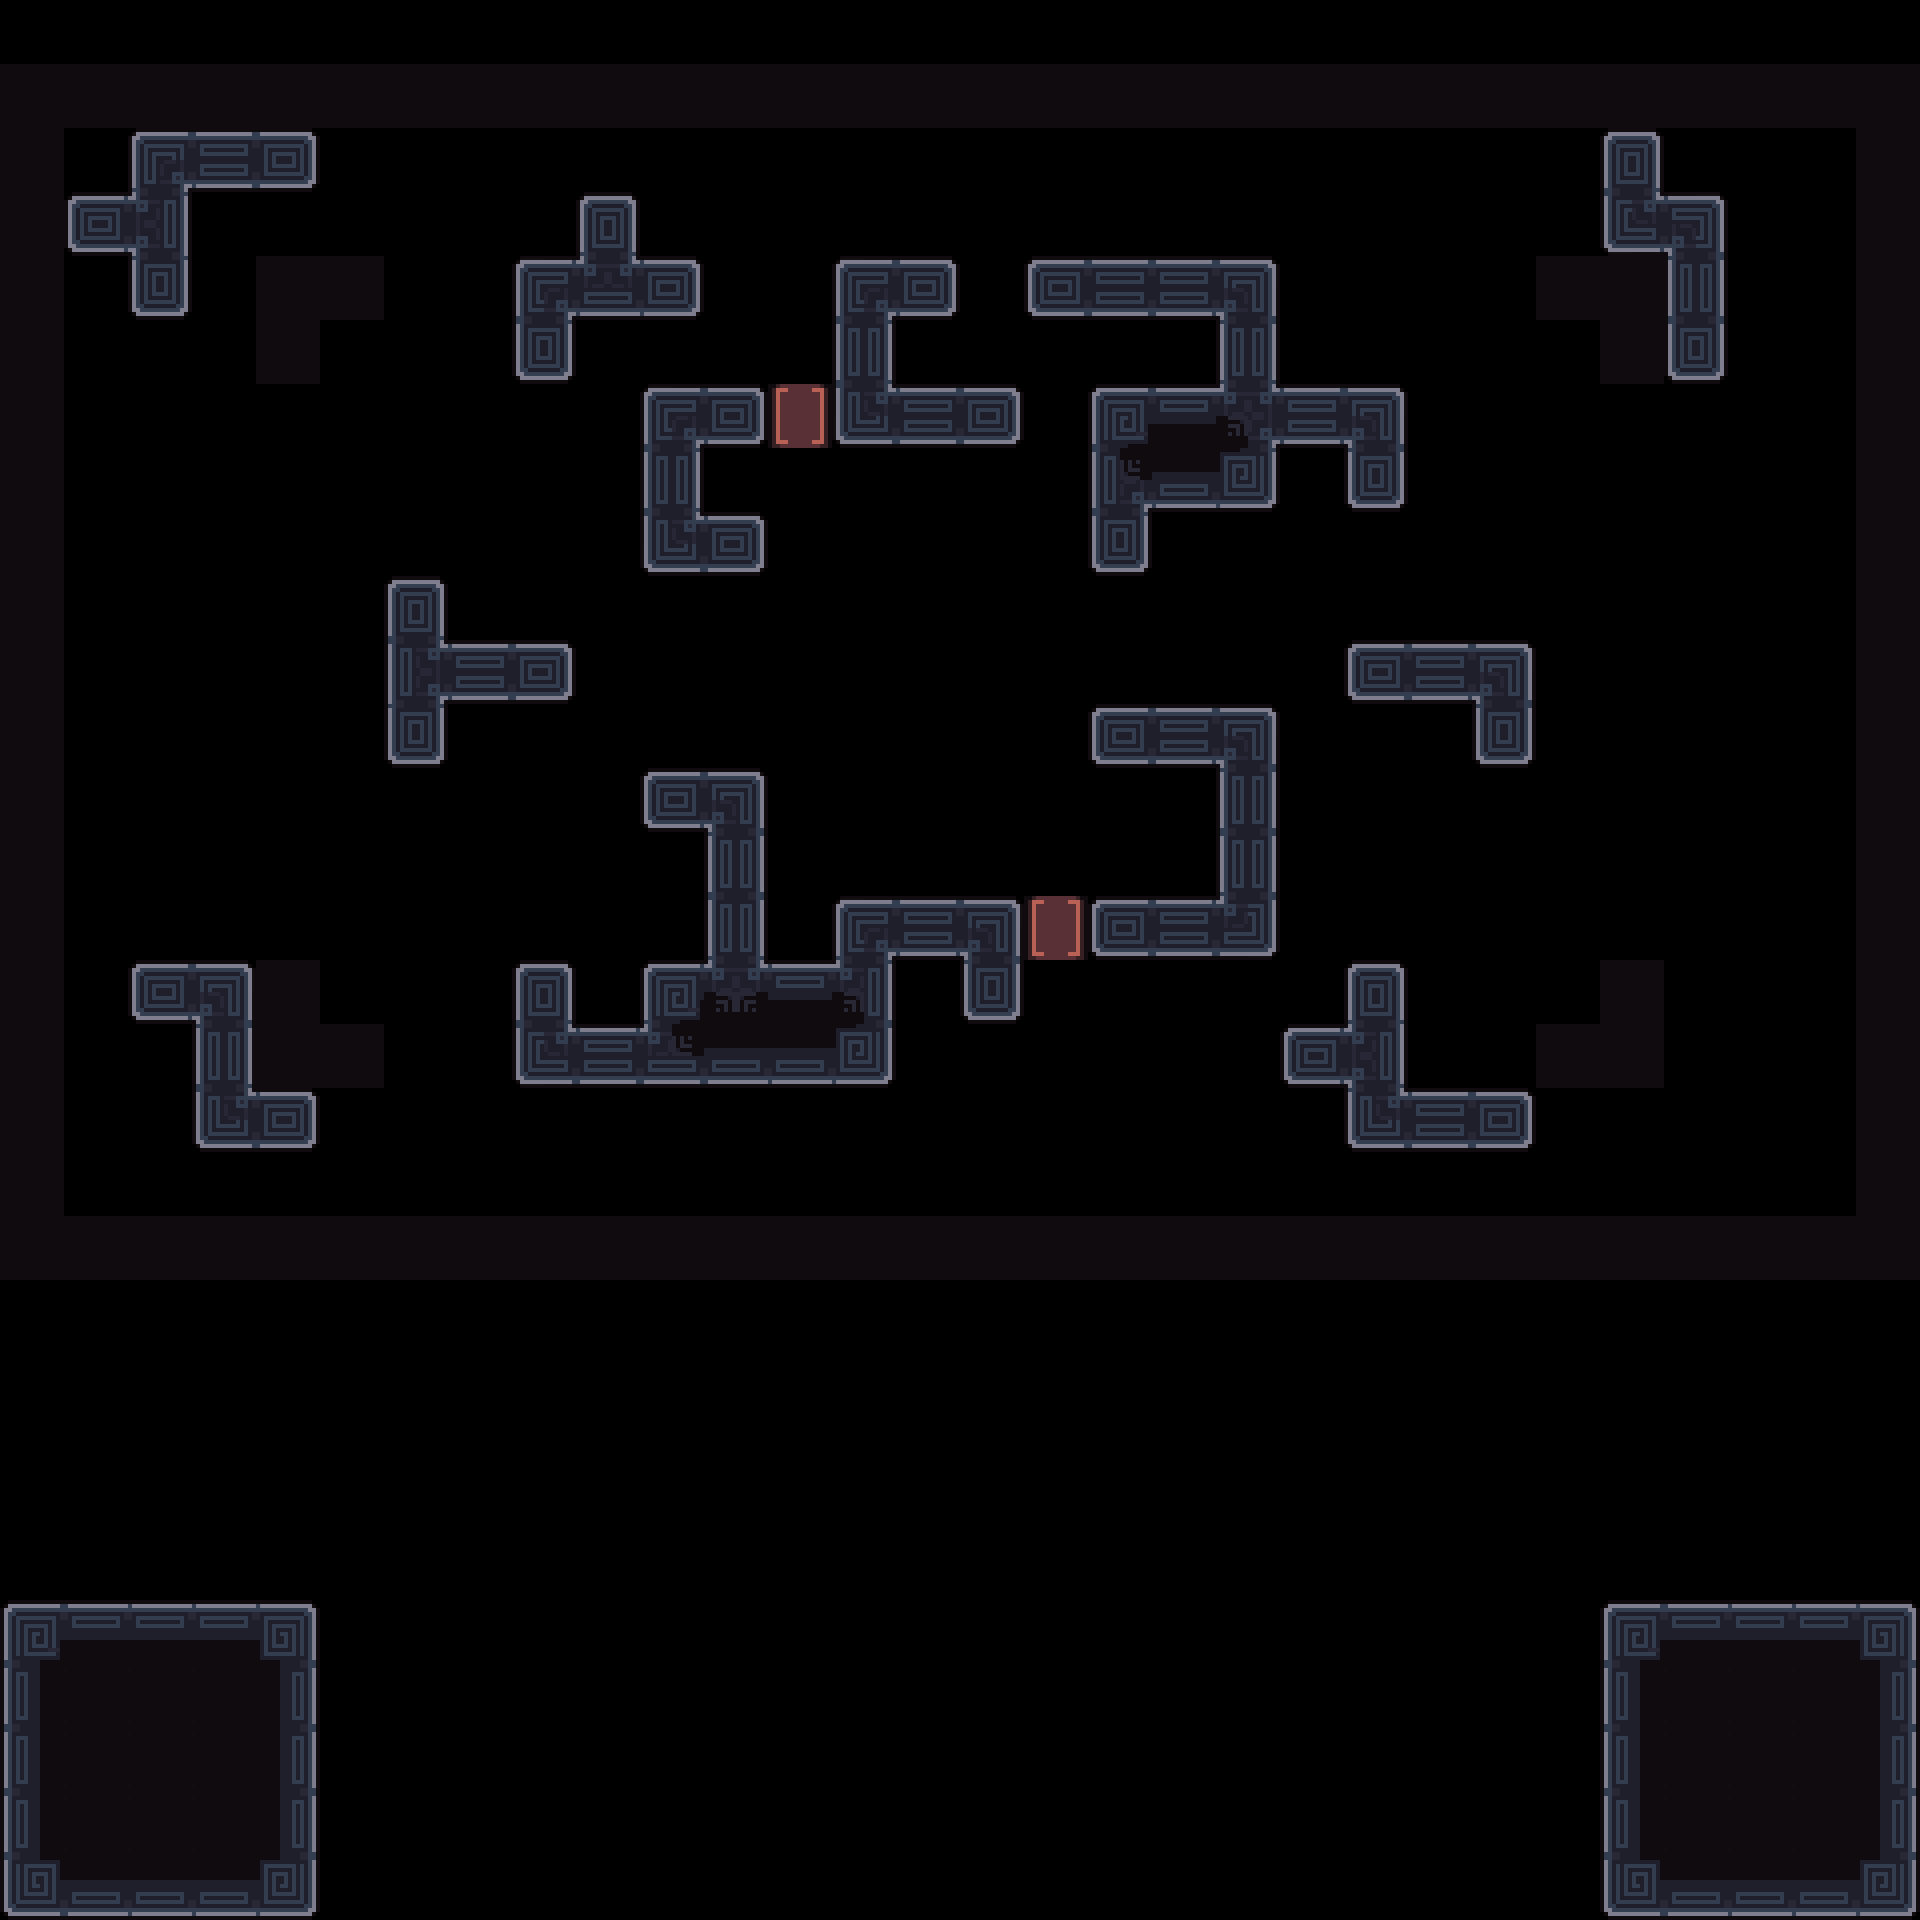

This game map was drawn from its Tiled (.tmx) file and the tilesets committed beside it. A one-line description and the trimmed map source follow:
An orthogonal 30x30 tile map with 64x64 px tiles, 4 tile layers (Decoration, Main, Exit, Border) and 14 objects (4x 1, 3x Spike, 2x Battery, Camera1, Camera2, ...).

<map version="1.10" tiledversion="1.11.2" orientation="orthogonal" renderorder="right-down" width="30" height="30" tilewidth="64" tileheight="64" infinite="0" nextlayerid="8" nextobjectid="116">
 <tileset firstgid="1" source="../tilesets/tileset_d.tsx" />
 <objectgroup id="4" name="Triggers" visible="0">
  <object id="23" name="Camera1" x="960" y="672">
   <point />
  </object>
  <object id="24" name="Camera2" x="704" y="480">
   <point />
  </object>
  <object id="28" name="Win" x="0" y="64" width="1920" height="1216" />
  <object id="29" name="Unactive" x="0" y="1600" width="320" height="320" />
  <object id="106" name="Data" type="1" x="0" y="0" width="63.6932" height="63.6932">
   <properties>
    <property name="bg" value="black" />
    <property name="level_number" type="int" value="0" />
    <property name="level_unlock" value="0" />
   </properties>
  </object>
 </objectgroup>
 <layer id="3" name="Decoration" width="30" height="30">
  <data>[900 cells, 2 non-empty, 1 distinct tile ids]</data>
 </layer>
 <layer id="7" name="Main" width="30" height="30">
  <data>[900 cells, 92 non-empty, 15 distinct tile ids]</data>
 </layer>
 <layer id="6" name="Exit" width="30" height="30">
  <data>[900 cells, 47 non-empty, 10 distinct tile ids]</data>
 </layer>
 <objectgroup id="2" name="Entities">
  <object id="107" name="Player0" type="1" x="768" y="640" width="63.6932" height="63.6932" />
  <object id="108" name="Player1" type="1" x="896" y="768" width="63.6932" height="63.6932" />
  <object id="109" name="Box" type="1" x="960" y="576" width="63.6932" height="63.6932" />
  <object id="110" name="Battery" x="768" y="384" width="63.5" height="63.5" />
  <object id="111" name="Tablet" x="896" y="320" width="63.5" height="63.5" />
  <object id="112" name="Battery" x="1024" y="896" width="63.5" height="63.5" />
  <object id="113" name="Spike" x="768" y="256" width="63.5" height="63.5" />
  <object id="114" name="Spike" x="1024" y="1024" width="63.5" height="63.5" />
  <object id="115" name="Spike" x="896" y="640" width="63.5" height="63.5" />
 </objectgroup>
 <layer id="1" name="Border" width="30" height="30">
  <data>[900 cells, 106 non-empty, 1 distinct tile ids]</data>
 </layer>
</map>
